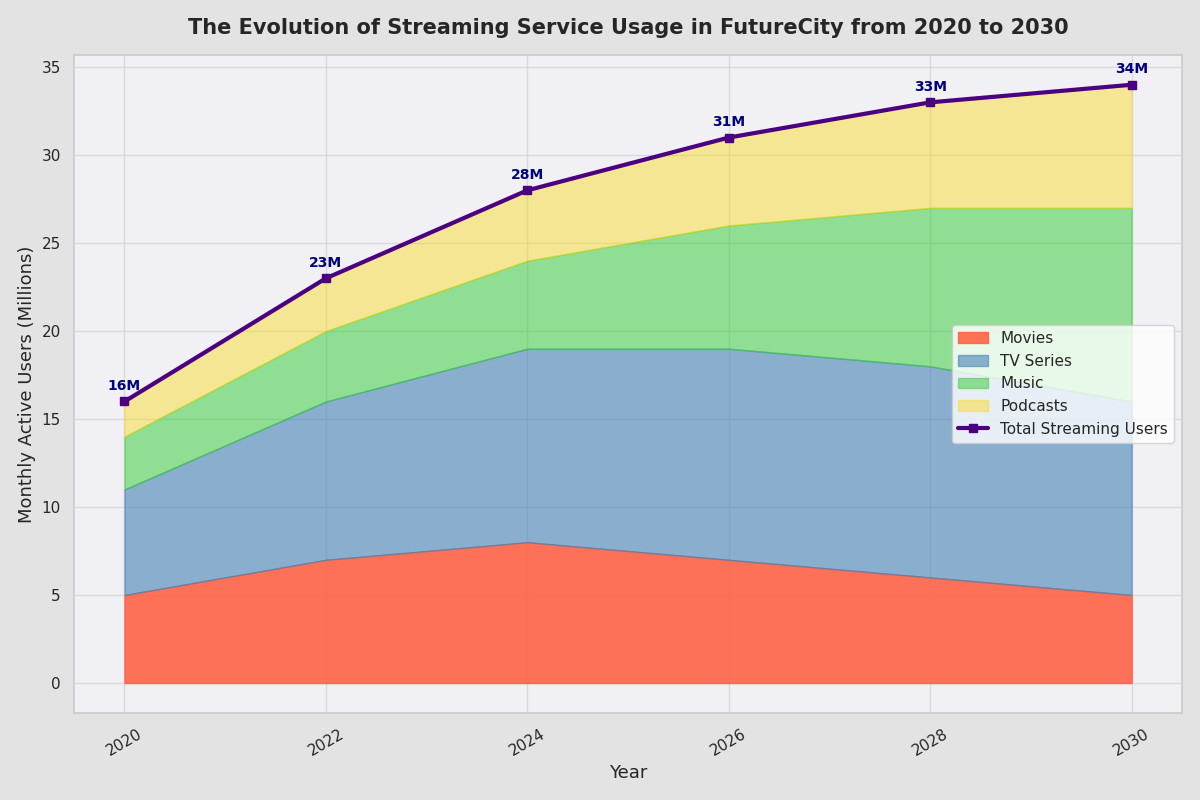

Write Python code to recreate this figure.
import matplotlib.pyplot as plt
import numpy as np

years = np.array([2020, 2022, 2024, 2026, 2028, 2030])
movies_streaming = np.array([5, 7, 8, 7, 6, 5])
tv_series_streaming = np.array([6, 9, 11, 12, 12, 11])
music_streaming = np.array([3, 4, 5, 7, 9, 11])
podcast_streaming = np.array([2, 3, 4, 5, 6, 7])
total_streaming = movies_streaming + tv_series_streaming + music_streaming + podcast_streaming

fig, ax = plt.subplots(figsize=(12, 8))

ax.fill_between(years, 0, movies_streaming, label='Movies', color='#FF6347', alpha=0.9)
ax.fill_between(years, movies_streaming, movies_streaming + tv_series_streaming, label='TV Series', color='#4682B4', alpha=0.6)
ax.fill_between(years, movies_streaming + tv_series_streaming, movies_streaming + tv_series_streaming + music_streaming, label='Music', color='#32CD32', alpha=0.5)
ax.fill_between(years, movies_streaming + tv_series_streaming + music_streaming, total_streaming, label='Podcasts', color='#FFD700', alpha=0.4)

ax.plot(years, total_streaming, color='indigo', linewidth=3.0, linestyle='-', marker='s', label='Total Streaming Users')

for i, year in enumerate(years):
    ax.text(year, total_streaming[i] + 0.5, f'{total_streaming[i]}M', fontsize=10, ha='center', va='bottom', color='navy', weight='bold')

ax.set_title('The Evolution of Streaming Service Usage in FutureCity from 2020 to 2030', fontsize=15, weight='bold', pad=15)
ax.set_xlabel('Year', fontsize=13)
ax.set_ylabel('Monthly Active Users (Millions)', fontsize=13)

ax.set_xticks(years)
ax.set_xticklabels(years, fontsize=11, rotation=30)

ax.grid(visible=True, linestyle='-', alpha=0.6)
ax.legend(loc='center right', fontsize=11, frameon=True)

ax.set_facecolor('#F0F0F5')
fig.patch.set_facecolor('#E3E3E3')

plt.tight_layout()

plt.show()
